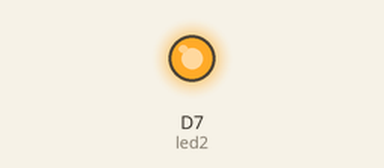
The sketch below on a simulated ESP8266 (NodeMCU). On the bench: output pins drawn as LEDs (lit = HIGH).

Above: at 0.5 s.
At 38.5 s:
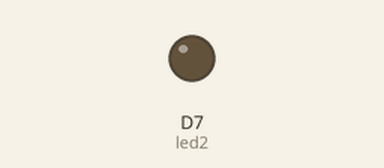
Timing chart, 0 to 42.4 s (numbered marks = the images above):
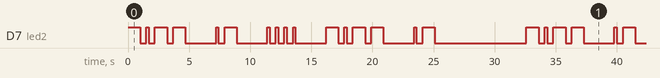

The sketch:

blinkname.ino
```cpp
int led2 = D7; // Instead of writing D7 over and over again, we'll write led2
// This one is the little blue LED on your board. On the Photon it is next to D7, and on the Core it is next to the USB jack.

// Having declared these variables, let's move on to the setup function.
// The setup function is a standard part of any microcontroller program.
// It runs only once when the device boots up or is reset.

void setup() {


  pinMode(led2, OUTPUT);

}

// Next we have the loop function, the other essential part of a microcontroller program.
// This routine gets repeated over and over, as quickly as possible and as many times as possible, after the setup function is called.
// Note: Code that blocks for too long (like more than 5 seconds), can make weird things happen (like dropping the network connection).  The built-in delay function shown below safely interleaves required background activity, so arbitrarily long delays can safely be done if you need them.

void loop() {
  // To blink the LED, first we'll turn it on...
  digitalWrite(led2, HIGH);
  delay(1000);
  digitalWrite(led2, LOW);
  delay(500);
  // -

  digitalWrite(led2, HIGH);
  delay(200);
  digitalWrite(led2, LOW);
  delay(500);
    // .

    digitalWrite(led2, HIGH);
  delay(1000);
  digitalWrite(led2, LOW);
  delay(500);
  // -

  digitalWrite(led2, HIGH);
  delay(1000);
  digitalWrite(led2, LOW);
  delay(500);
  // -

  // code above is the leter Y
  delay(2000); // delay between letters


    digitalWrite(led2, HIGH);
  delay(200);
  digitalWrite(led2, LOW);
  delay(500);
    // .

      digitalWrite(led2, HIGH);
  delay(1000);
  digitalWrite(led2, LOW);
  delay(500);
  // -

  // code above is the leter A
    delay(2000); // delay between letters

    digitalWrite(led2, HIGH);
  delay(200);
  digitalWrite(led2, LOW);
  delay(500);
    // .
    digitalWrite(led2, HIGH);
  delay(200);
  digitalWrite(led2, LOW);
  delay(500);
    // .
    digitalWrite(led2, HIGH);
  delay(200);
  digitalWrite(led2, LOW);
  delay(500);
    // .
    digitalWrite(led2, HIGH);
  delay(200);
  digitalWrite(led2, LOW);
  delay(500);
    // .
      // code above is the leter H
    delay(2000); // delay between letters


    digitalWrite(led2, HIGH);
  delay(1000);
  digitalWrite(led2, LOW);
  delay(500);
  // -

  digitalWrite(led2, HIGH);
  delay(200);
  digitalWrite(led2, LOW);
  delay(500);
    // .

    digitalWrite(led2, HIGH);
  delay(1000);
  digitalWrite(led2, LOW);
  delay(500);
  // -

  digitalWrite(led2, HIGH);
  delay(1000);
  digitalWrite(led2, LOW);
  delay(500);
  // -

  // code above is the leter Y
  delay(2000); // delay between letters


  digitalWrite(led2, HIGH);
  delay(200);
  digitalWrite(led2, LOW);
  delay(500);
    // .

      digitalWrite(led2, HIGH);
  delay(1000);
  digitalWrite(led2, LOW);
  delay(500);
  // -

  // code above is the leter A
    delay(2000); // delay between letters


    delay(5000);


}
```

Measured:
- by itself, D7 (led2): moves between LOW and HIGH, repeating every 32.6 s
- by itself, everything shown: repeats every 32.6 s, in 32 steps
